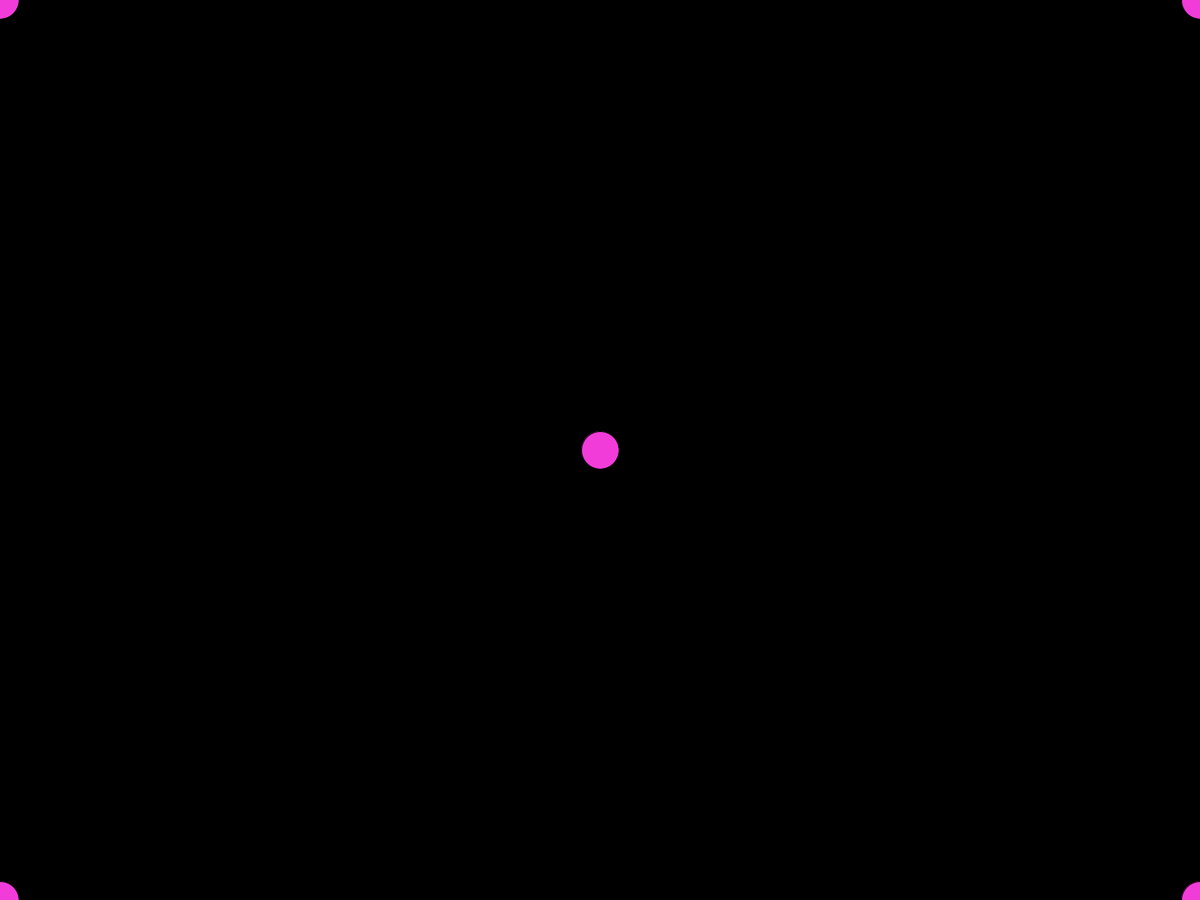
Frame 1 (no input)
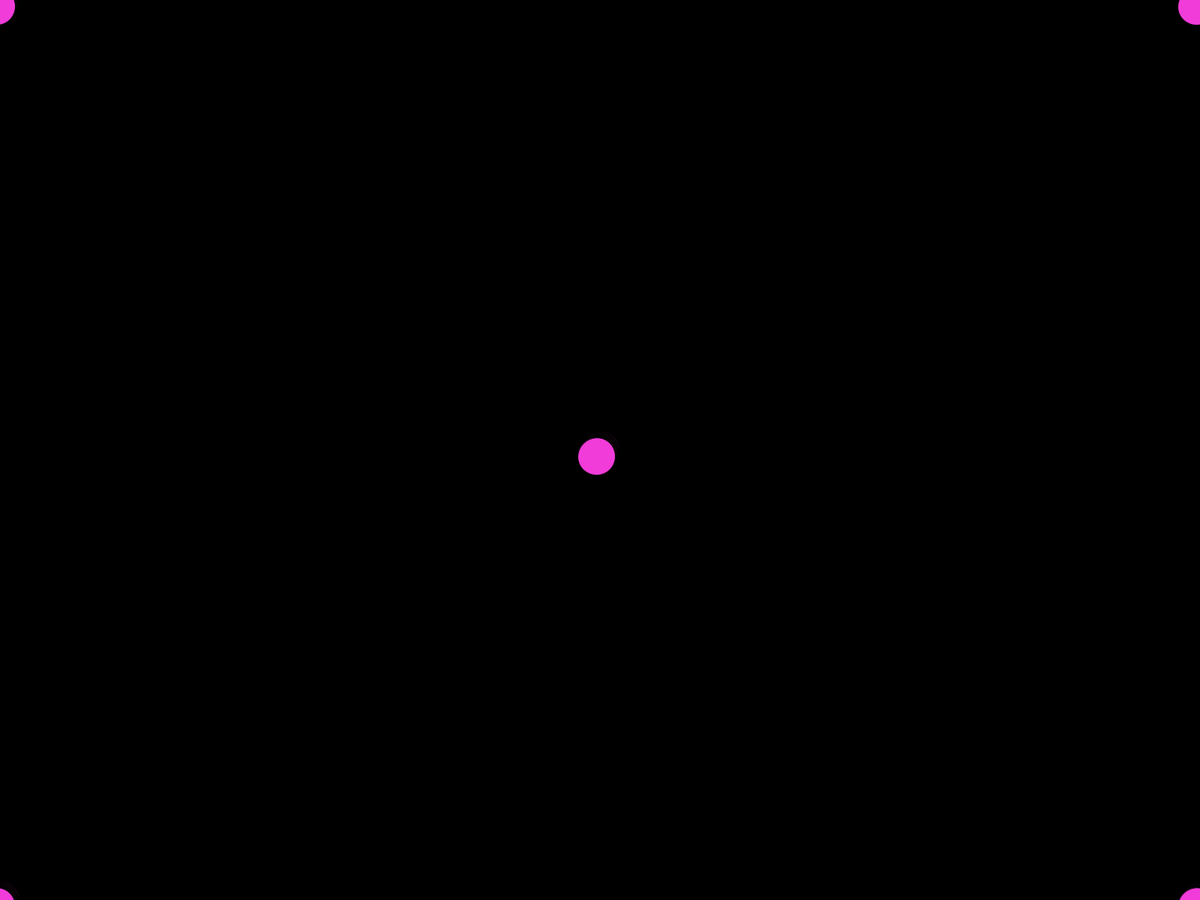
Frame 60 (the mouse pressed at the canvas centre just before this capture)
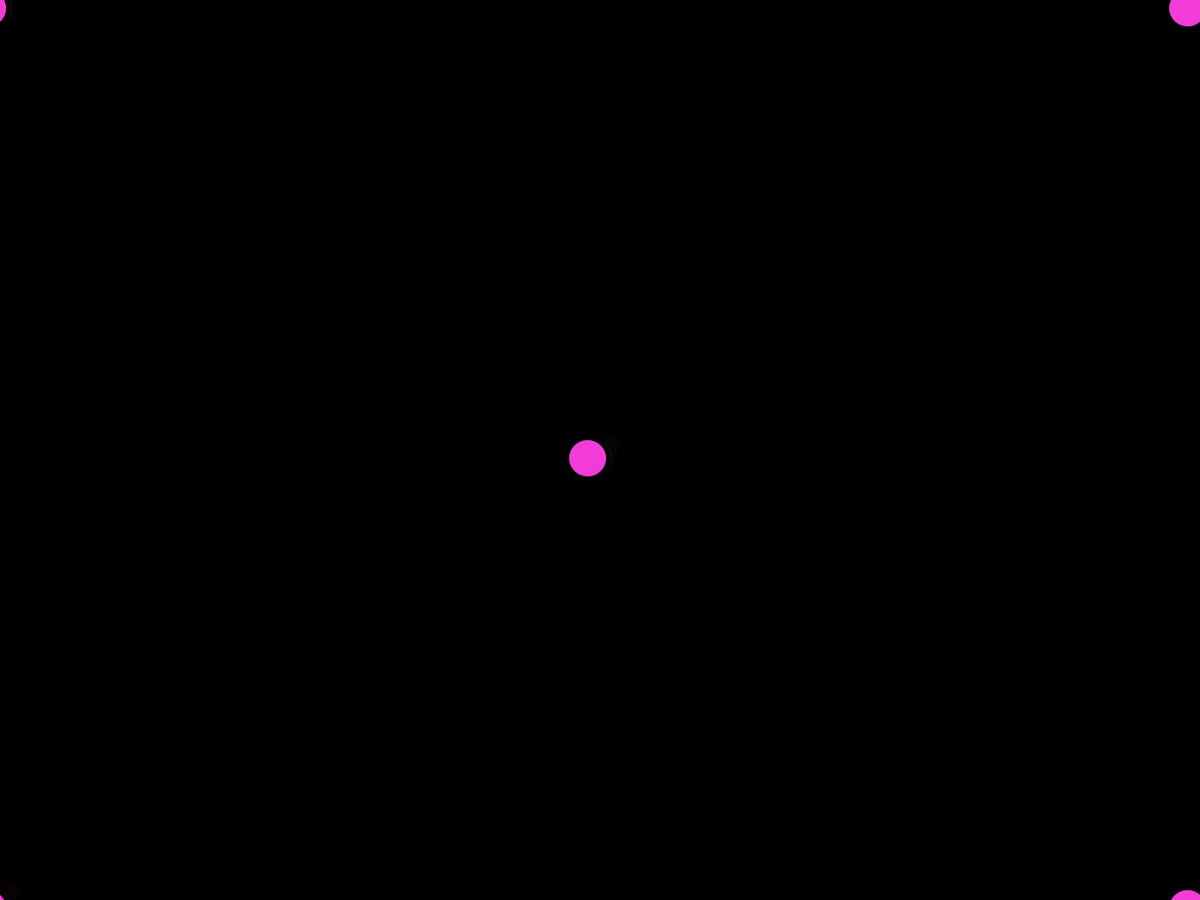
Frame 120 (the mouse held since frame 60 and released just before this capture)

The Processing sketch that drew these frames (run headless with seeded random() and noise(); from frame 60 on, the mouse is pressed at the canvas centre):

// Processing sketch: coiling_rope_screensaver
// ── coiling_rope_screensaver.pde
//Coiling Rope screensaver

//inspired by Kristian's particle screensaver sketch

//controls
/*
- Mouse Left : randomise rotation speed and y incrementation
- Mouse Right : reset
- Mouse Middle : exit
*/

float y = 0;
float size = 50;
float rot = 0;
float incrRot = random(0.005,0.01);
float incrY = random(0.05, 0.5);
color colourChoice = color(random(255),random(255),random(255));

void setup(){
  fullScreen();
  frameRate(60);
  background(0);
}

void draw(){
  spinner(width/2,height/2);
  spinner(width,height);
  spinner(0,0);
  spinner(width,0);
  spinner(0,height);
  
  fill(0,0,0,1);
  noStroke();
  rectMode(CENTER);
  rect(width/2,height/2,width,height);
  
  //increment
  rot += incrRot;
  y += incrY;
}

void spinner(float _x, float _y){
  pushMatrix();
  translate(_x,_y);
  //---
  rotate(rot);
  fill(colourChoice);
  stroke(0);
  circle(0,y,size);
  //---
  popMatrix();
  if(y > 1100){
    reset();
  }
}

void reset(){
  y = 0;
  rot = 0;
  colourChoice = color(random(255),random(255),random(255));
  incrRot = random(0.005,0.01);
  incrY = random(0.05, 0.5);
  background(0);
}

void mouseClicked(){
  if(mouseButton == RIGHT){
    reset();
  }
  if(mouseButton == LEFT){
    incrRot = random(0.005,0.01);
    incrY = random(0.05, 0.5);
  }
  if(mouseButton == CENTER){
    exit();
  }
}
